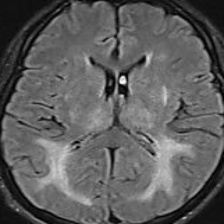
#> input picture Crop_Brain_MRI/no_tumor/1.jpg, 224 x 224 px, given in place of gg (101).jpg, which was not available
$ jupyter execute --allow-errors Brain_Tumor_Classification.ipynb   (shell and % lines are left out)   (text cells are left out)
#> lines starting #> are read from the running program, lines starting #| are printed output that depends on the picture; after the words box and inside, x2 and y2 are one past the last pixel; in counts of white or black regions, pixels touching at a corner belong together; pictures that were not available may be replaced by others from this repository, and a replacement may not be noted
#> further down, example_img is the input picture: shape (224, 224, 3); min 0, max 254, mean 93.9
[cell 1]
import os
import random
from tqdm import tqdm
import numpy as np
import pandas as pd
import matplotlib.pyplot as plt
import seaborn as sns

import cv2
import tensorflow as tf
from tensorflow.keras.preprocessing.image import load_img,ImageDataGenerator, array_to_img
from tensorflow.keras.applications import EfficientNetB1

from tensorflow.keras.models import Model
from tensorflow.keras.layers import Flatten,Dense,Conv2D,Dropout,GlobalAveragePooling2D

from tensorflow.keras.optimizers import Adam
from tensorflow.keras.callbacks import ModelCheckpoint,EarlyStopping
import imutils

[cell 2]
# Create Directory for Training Data
os.mkdir("Crop_Brain_MRI")
os.mkdir("Crop_Brain_MRI/glioma_tumor")
os.mkdir("Crop_Brain_MRI/meningioma_tumor")
os.mkdir("Crop_Brain_MRI/no_tumor")
os.mkdir("Crop_Brain_MRI/pituitary_tumor")

[cell 3]
# Create Directory for Testing Data
os.mkdir("Test_Data")
os.mkdir("Test_Data/glioma_tumor")
os.mkdir("Test_Data/meningioma_tumor")
os.mkdir("Test_Data/no_tumor")
os.mkdir("Test_Data/pituitary_tumor")

[cell 4]
train_dir="Coursera-Content/Brain-MRI/Training/"
test_dir="Coursera-Content/Brain-MRI/Testing/"
classes=os.listdir("Coursera-Content/Brain-MRI/Training")
files_path_dict={}


for c in classes:
  files_path_dict[c]=list(map(lambda x :train_dir+c+'/'+x,os.listdir(train_dir+c)))#usage of lambda as an iterator in diff training folders

plt.figure(figsize=(17,17))
index=0

#> (the rest of this cell did not finish here and is left out)

[cell 5]
def crop_image(image, plot=False):

#> called with plot = True
    img_gray = cv2.cvtColor(image, cv2.COLOR_BGR2GRAY)
    img_gray = cv2.GaussianBlur(img_gray, (5, 5), 0)

    img_thresh = cv2.threshold(img_gray, 45, 255, cv2.THRESH_BINARY)[1]
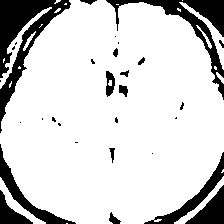
#> img_thresh: shape (224, 224); 82.8% white; 30 black regions (15 under 20 px), largest, box (x1, y1, x2, y2) and area: (0, 0, 71, 133) 2940, (106, 0, 224, 100) 2102, (0, 144, 76, 224) 927
    img_thresh = cv2.erode(img_thresh, None, iterations=2)
#> img_thresh: shape (224, 224); 73.5% white; 21 black regions, largest, box (x1, y1, x2, y2) and area: (0, 0, 73, 135) 4028, (104, 0, 224, 102) 3213, (142, 150, 224, 224) 2271
    img_thresh = cv2.dilate(img_thresh, None, iterations=2)
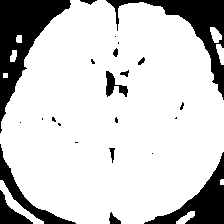
#> img_thresh: shape (224, 224); 80.5% white; 24 black regions (12 under 20 px)

    contours = cv2.findContours(img_thresh.copy(), cv2.RETR_EXTERNAL, cv2.CHAIN_APPROX_SIMPLE)
#> contours = 9 contours, 2 with area under 20; largest, box (x1, y1, x2, y2) and area: (0, 0, 224, 224) 39556, (0, 180, 44, 224) 361, (210, 27, 222, 43) 106, (176, 211, 195, 224) 99, (216, 44, 224, 65) 88, (10, 50, 17, 62) 50, (16, 35, 22, 43) 33
    contours = imutils.grab_contours(contours)
    c = max(contours, key=cv2.contourArea)
#> c = contour of 325 points, box (x1, y1, x2, y2) (0, 0, 224, 224), area 39556

    extLeft = tuple(c[c[:, :, 0].argmin()][0])
#> extLeft = (0, 133)
    extRight = tuple(c[c[:, :, 0].argmax()][0])
#> extRight = (223, 151)
    extTop = tuple(c[c[:, :, 1].argmin()][0])
#> extTop = (70, 0)
    extBot = tuple(c[c[:, :, 1].argmax()][0])
#> extBot = (76, 223)

    new_image = image[extTop[1]:extBot[1], extLeft[0]:extRight[0]]
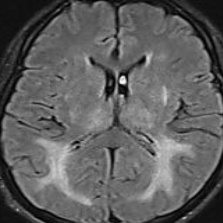
#> new_image: shape (223, 223, 3); min 0, max 254, mean 94.4

    if plot:
        plt.figure()
        plt.subplot(1, 2, 1)
        plt.imshow(image)
        plt.tick_params(axis='both', which='both', top=False, bottom=False, left=False, right=False,labelbottom=False, labeltop=False, labelleft=False, labelright=False)
        plt.title('Original Image')
        plt.subplot(1, 2, 2)
        plt.imshow(new_image)
        plt.tick_params(axis='both', which='both',top=False, bottom=False, left=False, right=False,labelbottom=False, labeltop=False, labelleft=False, labelright=False)
        plt.title('Cropped Image')
        plt.show()

    return new_image

[cell 6]
example_img=cv2.imread("Coursera-Content/Brain-MRI/Training/glioma_tumor/gg (101).jpg")
cropped_image=crop_image(example_img,plot=True)

[cell 7]
# Crop the Training Images and Save it to the Directory we previously created
glioma=train_dir+"glioma_tumor"
meningioma=train_dir+"meningioma_tumor"
no_tumor=train_dir+"no_tumor"
pituitary=train_dir+"pituitary_tumor"

#tqdm shows progress bar
j=0
for i in tqdm(os.listdir(glioma)):#here i refers to pictures in glioma training folder
  path=os.path.join(glioma,i)
  img=cv2.imread(path)
  img=crop_image(img)
  if img is not None:
    img=cv2.resize(img,(224,224))
    save_path="Crop_Brain_MRI/glioma_tumor/"+str(j)+".jpg"
    cv2.imwrite(save_path,img)
    j=j+1

j=0
for i in tqdm(os.listdir(meningioma)):#here i refers to pictures in meningioma training folder
  path=os.path.join(meningioma,i)
  img=cv2.imread(path)
  img=crop_image(img)
  if img is not None:
    img=cv2.resize(img,(224,224))
    save_path="Crop_Brain_MRI/meningioma_tumor/"+str(j)+".jpg"
    cv2.imwrite(save_path,img)
    j=j+1

j=0
for i in tqdm(os.listdir(no_tumor)):#here i refers to pictures in no_tumor training folder
  path=os.path.join(no_tumor,i)
  img=cv2.imread(path)
  img=crop_image(img)
  if img is not None:
    img=cv2.resize(img,(224,224))
    save_path="Crop_Brain_MRI/no_tumor/"+str(j)+".jpg"
    cv2.imwrite(save_path,img)
    j=j+1
#> pass 2 of the loop `for i in tqdm(os.listdir(no_tumor)):#here i refers to pictures in no_t..`:
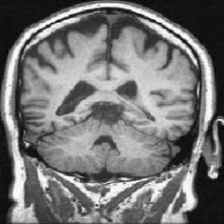
#> input picture Crop_Brain_MRI/no_tumor/105.jpg, 224 x 224 px, given as the content of the folder Coursera-Content/Brain-MRI/Training, which was not available
#> img is the input picture: shape (224, 224, 3); min 2, max 255, mean 116.9
#> in crop_image (call 5), `img_thresh = cv2.erode(img_thresh, None, iterations=2)`:
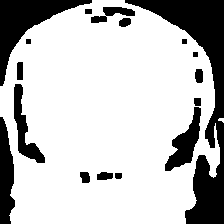
#> img_thresh: shape (224, 224); 75.6% white; 17 black regions, largest, box (x1, y1, x2, y2) and area: (125, 0, 224, 224) 5816, (0, 0, 92, 86) 2391, (0, 117, 15, 224) 1171
#> contours = 1 contour; box (x1, y1, x2, y2) and area: (0, 0, 224, 224) 41996
#> c = contour of 302 points, box (x1, y1, x2, y2) (0, 0, 224, 224), area 41996
#> extLeft = (0, 84)
#> extRight = (223, 124)
#> extTop = (90, 0)
#> extBot = (9, 223)
#> in crop_image (call 5), `new_image = image[extTop[1]:extBot[1], extLeft[0]:extRight[0]]`:
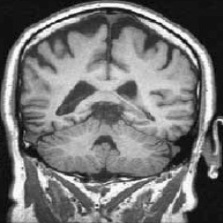
#> new_image: shape (223, 223, 3); min 2, max 255, mean 117.5
#> pass 3 of the loop `for i in tqdm(os.listdir(no_tumor)):#here i refers to pictures in no_t..`:
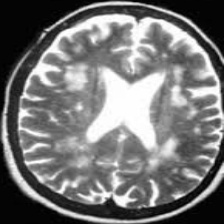
#> input picture Crop_Brain_MRI/no_tumor/106.jpg, 224 x 224 px, given as the content of the folder Coursera-Content/Brain-MRI/Training, which was not available
#> img is the input picture: shape (224, 224, 3); min 0, max 255, mean 118.5
#> contours = 2 contours; box (x1, y1, x2, y2) and area: (0, 0, 224, 224) 38768, (219, 55, 224, 64) 27
#> c = contour of 599 points, box (x1, y1, x2, y2) (0, 0, 224, 224), area 38768
#> extLeft = (0, 115)
#> extRight = (223, 179)
#> extTop = (105, 0)
#> extBot = (92, 223)
#> in crop_image (call 6), `new_image = image[extTop[1]:extBot[1], extLeft[0]:extRight[0]]`:
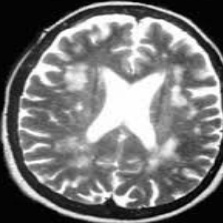
#> new_image: shape (223, 223, 3); min 0, max 255, mean 119.2

j=0
for i in tqdm(os.listdir(pituitary)):#here i refers to pictures in pituitary training folder
  path=os.path.join(pituitary,i)
  img=cv2.imread(path)
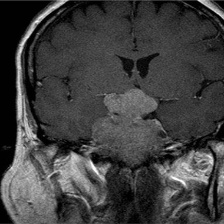
#> input picture Crop_Brain_MRI/pituitary_tumor/102.jpg, 224 x 224 px, given as the content of the folder Coursera-Content/Brain-MRI/Training, which was not available
#> img is the input picture: shape (224, 224, 3); min 0, max 255, mean 64.2
  img=crop_image(img)
#> in crop_image (call 7), `img_gray = cv2.GaussianBlur(img_gray, (5, 5), 0)`:
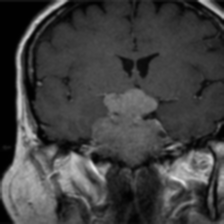
#> img_gray: shape (224, 224); min 1, max 230, mean 64.1
#> in crop_image (call 7), `img_thresh = cv2.threshold(img_gray, 45, 255, cv2.THRESH_BINARY)[1]`:
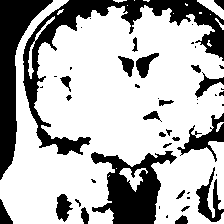
#> img_thresh: shape (224, 224); 70.1% white; 49 black regions (24 under 20 px), largest, box (x1, y1, x2, y2) and area: (23, 0, 224, 155) 5117, (0, 0, 53, 180) 3440, (91, 151, 177, 224) 3105
#> in crop_image (call 7), `img_thresh = cv2.erode(img_thresh, None, iterations=2)`:
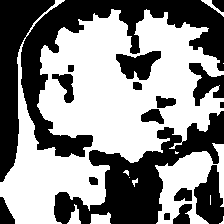
#> img_thresh: shape (224, 224); 54.2% white; 17 black regions, largest, box (x1, y1, x2, y2) and area: (0, 0, 224, 182) 11937, (54, 111, 224, 224) 6631, (194, 165, 224, 224) 1132
#> in crop_image (call 7), `img_thresh = cv2.dilate(img_thresh, None, iterations=2)`:
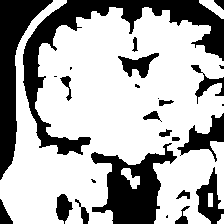
#> img_thresh: shape (224, 224); 67.6% white; 27 black regions (8 under 20 px)
#> in crop_image (call 7), `contours = cv2.findContours(img_thresh.copy(), cv2.RETR_EXTERNAL, cv2...`: contours = 5 contours; box (x1, y1, x2, y2) and area: (0, 0, 224, 224) 33401, (199, 0, 224, 19) 190, (121, 168, 140, 189) 162, (208, 193, 213, 207) 52, (217, 214, 224, 224) 30
#> in crop_image (call 7), `c = max(contours, key=cv2.contourArea)`: c = contour of 798 points, box (x1, y1, x2, y2) (0, 0, 224, 224), area 33401
#> in crop_image (call 7), `extLeft = tuple(c[c[:, :, 0].argmin()][0])`: extLeft = (0, 180)
#> in crop_image (call 7), `extRight = tuple(c[c[:, :, 0].argmax()][0])`: extRight = (223, 208)
#> in crop_image (call 7), `extTop = tuple(c[c[:, :, 1].argmin()][0])`: extTop = (53, 0)
#> in crop_image (call 7), `extBot = tuple(c[c[:, :, 1].argmax()][0])`: extBot = (13, 223)
#> in crop_image (call 7), `new_image = image[extTop[1]:extBot[1], extLeft[0]:extRight[0]]`:
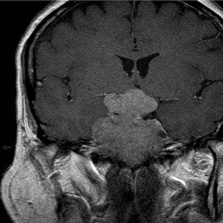
#> new_image: shape (223, 223, 3); min 0, max 255, mean 64.2
  if img is not None:
    img=cv2.resize(img,(224,224))
    save_path="Crop_Brain_MRI/pituitary_tumor/"+str(j)+".jpg"
    cv2.imwrite(save_path,img)
    j=j+1

[cell 8]
# Crop the Testing Images and Save it to the Directory we previously created
#keep a diff name like test_glioma and not glioma not to create confusion
test_glioma=test_dir+"glioma_tumor"    #this test_dir refers to test dataset present in brain-mri
test_meningioma=test_dir+"meningioma_tumor"
test_no_tumor=test_dir+"no_tumor"
test_pituitary=test_dir+"pituitary_tumor"

j=0
for i in tqdm(os.listdir(test_glioma)):
  path=os.path.join(test_glioma,i)
  img=cv2.imread(path)
  img=crop_image(img)
#> in crop_image (call 8), `contours = cv2.findContours(img_thresh.copy(), cv2.RETR_EXTERNAL, cv2...`: contours = 9 contours, 2 with area under 20; largest, box (x1, y1, x2, y2) and area: (0, 0, 224, 224) 39556, (0, 180, 44, 224) 361, (210, 27, 222, 43) 106, (176, 211, 195, 224) 99, (216, 44, 224, 65) 88, (10, 50, 17, 62) 50, (16, 35, 22, 43) 33
  if img is not None:
    img=cv2.resize(img,(224,224))
    save_path=("Test_Data/glioma_tumor/"+str(j)+".jpg")
    cv2.imwrite(save_path,img)
    j=j+1
j=0
for i in tqdm(os.listdir(test_meningioma)):
  path=os.path.join(test_meningioma,i)
  img=cv2.imread(path)
  img=crop_image(img)
  if img is not None:
    img=cv2.resize(img,(224,224))
    save_path=("Test_Data/meningioma_tumor/"+str(j)+".jpg")
    cv2.imwrite(save_path,img)
    j=j+1
j=0
for i in tqdm(os.listdir(test_no_tumor)):
  path=os.path.join(test_no_tumor,i)
  img=cv2.imread(path)
  img=crop_image(img)
  if img is not None:
    img=cv2.resize(img,(224,224))
    save_path=("Test_Data/no_tumor/"+str(j)+".jpg")
    cv2.imwrite(save_path,img)
    j=j+1
#> pass 2 of the loop `for i in tqdm(os.listdir(test_no_tumor)):`:
#> contours = 1 contour; box (x1, y1, x2, y2) and area: (0, 0, 224, 224) 41996
#> pass 3 of the loop `for i in tqdm(os.listdir(test_no_tumor)):`:
#> contours = 2 contours; box (x1, y1, x2, y2) and area: (0, 0, 224, 224) 38768, (219, 55, 224, 64) 27
j=0
for i in tqdm(os.listdir(test_pituitary)):
  path=os.path.join(test_pituitary,i)
  img=cv2.imread(path)
  img=crop_image(img)
#> in crop_image (call 13), `contours = cv2.findContours(img_thresh.copy(), cv2.RETR_EXTERNAL, cv2...`: contours = 5 contours; box (x1, y1, x2, y2) and area: (0, 0, 224, 224) 33401, (199, 0, 224, 19) 190, (121, 168, 140, 189) 162, (208, 193, 213, 207) 52, (217, 214, 224, 224) 30
  if img is not None:
    img=cv2.resize(img,(224,224))
    save_path=("Test_Data/pituitary_tumor/"+str(j)+".jpg")
    cv2.imwrite(save_path,img)
    j=j+1

#> (a cell that did not finish here is left out)

#> (a cell that did not finish here is left out)

#> (a cell that did not finish here is left out)

#> (a cell that did not finish here is left out)

#> (a cell that did not finish here is left out)

#> (a cell that did not finish here is left out)

[cell 15]
# Plot the training curves
#num - 1 for converting from MATLAB to python indexing
plt.style.use("ggplot")
plt.figure(figsize=(12,6))
epochs=range(1,8)
plt.subplot(1,2,1)
#> (the rest of this cell did not finish here and is left out)

#> (a cell that did not finish here is left out)

[cell 17]
# Obtain Predictions on Test Images
class_dict={0:"glioma_tumor",1:"meningioma_tumor",2:"no_tumor",3:"pituitary_tumor"}

test_img1=cv2.imread("Test_Data/meningioma_tumor/3.jpg")
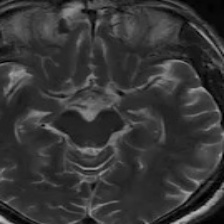
#> input picture Test_Data/no_tumor/3.jpg, 224 x 224 px, found by its file name
#> test_img1 is the input picture: shape (224, 224, 3); min 0, max 191, mean 54.6
plt.imshow(test_img1)
plt.grid(False)
test_img1=np.expand_dims(test_img1,axis=0)
#> (the rest of this cell did not finish here and is left out)
